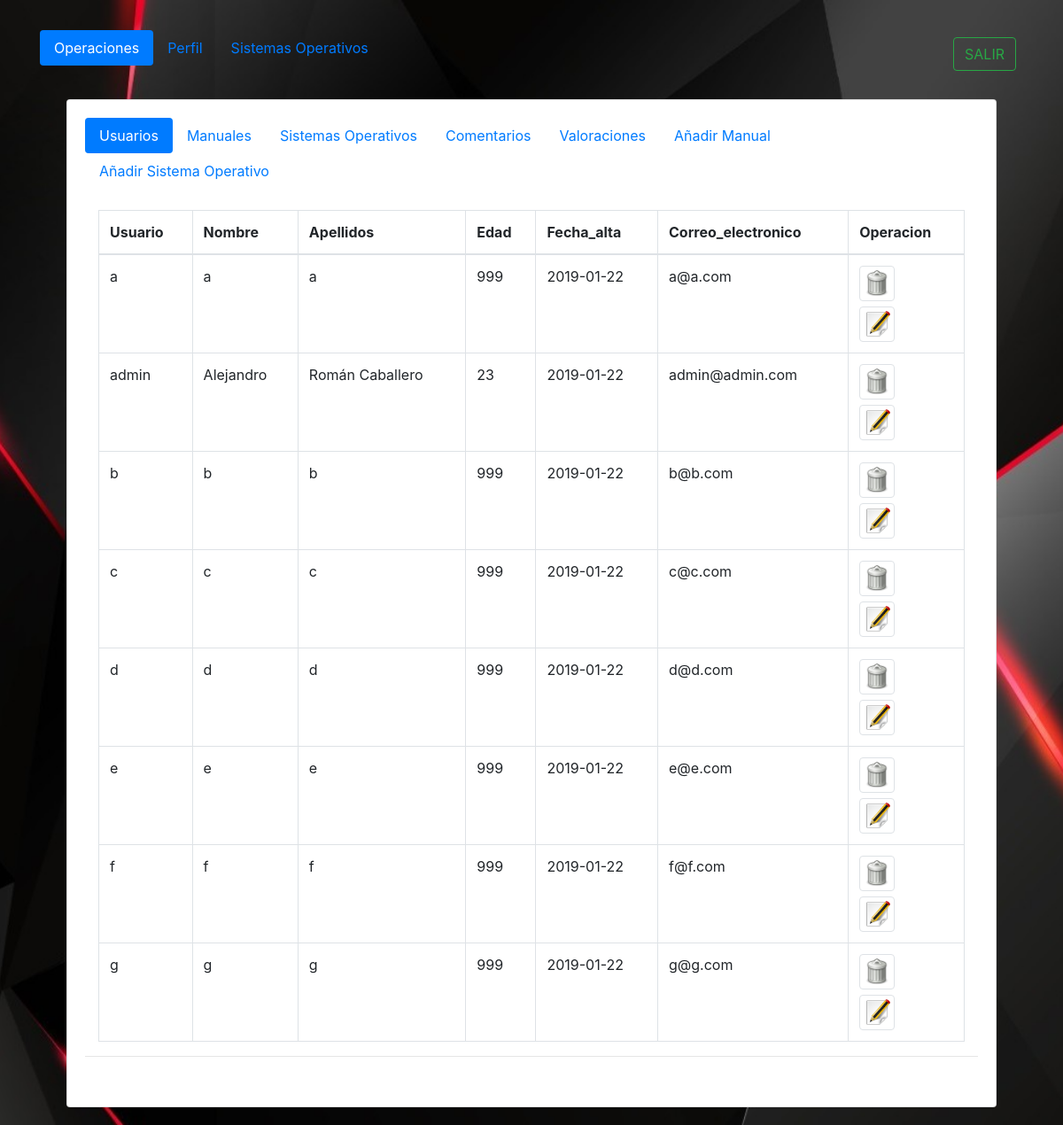
Screenshot of /PAGINA_WEB/administrador/principal.php (signed in) with the database file from the repository.
### tables this page shows
CREATE TABLE `usuarios` (
  `cod_usuario` int(11) NOT NULL AUTO_INCREMENT,
  `nombre` varchar(20) NOT NULL,
  `apellido` varchar(35) NOT NULL,
  `correo_electronico` varchar(45) NOT NULL,
  `edad` int(3) NOT NULL,
  `id` varchar(15) NOT NULL,
  `password` varchar(34) NOT NULL,
  `fecha_alta` varchar(45) NOT NULL,
  PRIMARY KEY (`cod_usuario`)
);

### PAGINA_WEB/php_codigo/todos_usuarios.php (the view, shortened to what this page needs)
<?php if (!isset($_GET["codigo"])): ?>
<?php
$connection = new mysqli("localhost", "usuario", "2asirtriana", "alebuntu");
$connection->set_charset("utf8");
if ($result = $connection->query("select * from usuarios order by nombre ASC ;")) {
    ?>
    <table class="table table-bordered" style="width:100%;">
    <thead>
      <tr>
      <th scope="row">Usuario</th>
        <th scope="row">Nombre</th>
        <th scope="row">Apellidos</th>
        <th scope="row">Edad</th>
        <th scope="row">Fecha_alta</th>
        <th scope="row">Correo_electronico</th>
        <th scope="row">Operacion</th>
       </tr>
    </thead>
<?php
    while ($obj = $result->fetch_object()) {
         ?>
      <?php
        echo "<tr>";
        echo "<td>".$obj->id."</td>";
        echo "<td>".$obj->nombre."</td>";
        echo "<td>".$obj->apellido."</td>";
        echo "<td>".$obj->edad."</td>";
        echo "<td>".$obj->fecha_alta."</td>";
        echo "<td>".$obj->correo_electronico."</td>";
        echo "<td><form method='POST' action='principal.php?codigo=$obj->cod_usuario'><input type='image' name='eliminar' src='../css/iconos/eliminar.png' style='width:40px' alt='Submit' class='img-thumbnail' /></form><a href='../op_admin/usu.php?codsu=$obj->cod_usuario&nom=$obj->nombre&ap=$obj->apellido&edad=$obj->edad&mote=$obj->id&fechalta=$obj->fecha_alta&correo=$obj->correo_electronico&contra=$obj->password'><img src='../css/iconos/editar.png'  style='width:40px' class='img-thumbnail' /></a></td>";
        echo "</tr>";
    }
        echo "</table>";
        ?>
        <?php
    }
?>
<?php endif?>

### PAGINA_WEB/administrador/principal.php (shortened to what this page needs)
<!DOCTYPE html>
<html>
<head>
  <link rel="stylesheet" href="../css/imagenes_icon.css">
  <link rel="stylesheet" href="https://stackpath.bootstrapcdn.com/bootstrap/4.2.1/css/bootstrap.min.css"
>
    <link rel="stylesheet" type="text/css" media="screen" href="../css/principal_admin.css" />
</head>
<body>
  <?php
if (isset($_SESSION["user"]) && isset($_SESSION["password"]) && $_SESSION["user"] == 'admin') {
    ?>
  <div class="container mt-4">
    <ul class="nav nav-pills" role="tablist">
    <li class="nav-item">
        <a class="nav-link active" data-toggle="pill" href="#operaciones">Operaciones</a>
      </li>
      <li class="nav-item">
        <a class="nav-link" data-toggle="pill" href="#perfil">Perfil</a>
      </li>
      <li class="nav-item">
        <a class="nav-link" data-toggle="pill" href="#so">Sistemas Operativos</a>
      </li>
      <?php include_once '../php_codigo/salir_sesion.php';?>
    </ul>
    <div class="tab-content">
    <div id="operaciones" class="container tab-pane active"><br>
          <div class="col-md-12">
          <div class="card">
            <div class="card-body">
              <div class="row">
                <div class="col-md-12">
                  <ul class="nav nav-pills" role="tablist">
                    <li class="nav-item">
                      <a class="nav-link active" data-toggle="pill" href="#usu">Usuarios</a>
                    </li>
                    <li class="nav-item">
                      <a class="nav-link" data-toggle="pill" href="#manu">Manuales</a>
                    </li>
                    <li class="nav-item">
                      <a class="nav-link" data-toggle="pill" href="#soo">Sistemas Operativos</a>
                    </li>
                    <li class="nav-item">
                      <a class="nav-link" data-toggle="pill" href="#coment">Comentarios</a>
                    </li>
                    <li class="nav-item">
                      <a class="nav-link" data-toggle="pill" href="#valor">Valoraciones</a>
                    </li>
                    <li class="nav-item">
                      <a class="nav-link" data-toggle="pill" href="#añadirman">Añadir Manual</a>
                    </li>
                    <li class="nav-item">
                      <a class="nav-link" data-toggle="pill" href="#añadirso">Añadir Sistema Operativo</a>
                    </li>
                  </ul>
                  <div class="tab-content">
                    <div id="usu" class="container tab-pane active"><br>
                    <?php
                          include_once '../php_codigo/todos_usuarios.php';
                      ?>
                    </div>
                  </div>
                  <hr>
                </div>
              </div>
            </div>
          </div>
        </div>
      </div>
<link rel="stylesheet" type="text/css" media="screen" href="../css/card.css" />
    </div>
  </div>
    <?php
} else {
    session_destroy();
    header("Location: ../INICIO/index.php");
}
?>
</body>
</html>

### PAGINA_WEB/php_codigo/salir_sesion.php (shortened to what this page needs)
<?php if (!isset($_POST["salida"])) : ?>
          <form  method="post" class="p-2 ml-auto my-2 my-lg-0">
            <input type="submit" name='salida' value="SALIR" id="salir" class="btn btn-outline-success my-2 my-sm-0">
          </form>
<?php endif ?>

### PAGINA_WEB/css/principal_admin.css (style rules this page uses)
body { background-attachment: fixed; background-position: center center; background-size: cover; background-image: url('./fondos/fondo_admin.jpg'); background-repeat: no-repeat; -moz-background-size: cover; -webkit-background-size: cover; -o-background-size: cover; }

### rows the page displays
usuarios: id "a", nombre "a", apellido "a", edad "999", fecha_alta "2019-01-22", correo_electronico "a@a.com"
usuarios: id "admin", nombre "Alejandro", apellido "Román Caballero", edad "23", fecha_alta "2019-01-22", correo_electronico "admin@admin.com"
usuarios: id "b", nombre "b", apellido "b", edad "999", fecha_alta "2019-01-22", correo_electronico "b@b.com"
usuarios: id "c", nombre "c", apellido "c", edad "999", fecha_alta "2019-01-22", correo_electronico "c@c.com"
usuarios: id "d", nombre "d", apellido "d", edad "999", fecha_alta "2019-01-22", correo_electronico "d@d.com"
usuarios: id "e", nombre "e", apellido "e", edad "999", fecha_alta "2019-01-22", correo_electronico "e@e.com"
usuarios: id "f", nombre "f", apellido "f", edad "999", fecha_alta "2019-01-22", correo_electronico "f@f.com"
usuarios: id "g", nombre "g", apellido "g", edad "999", fecha_alta "2019-01-22", correo_electronico "g@g.com"
